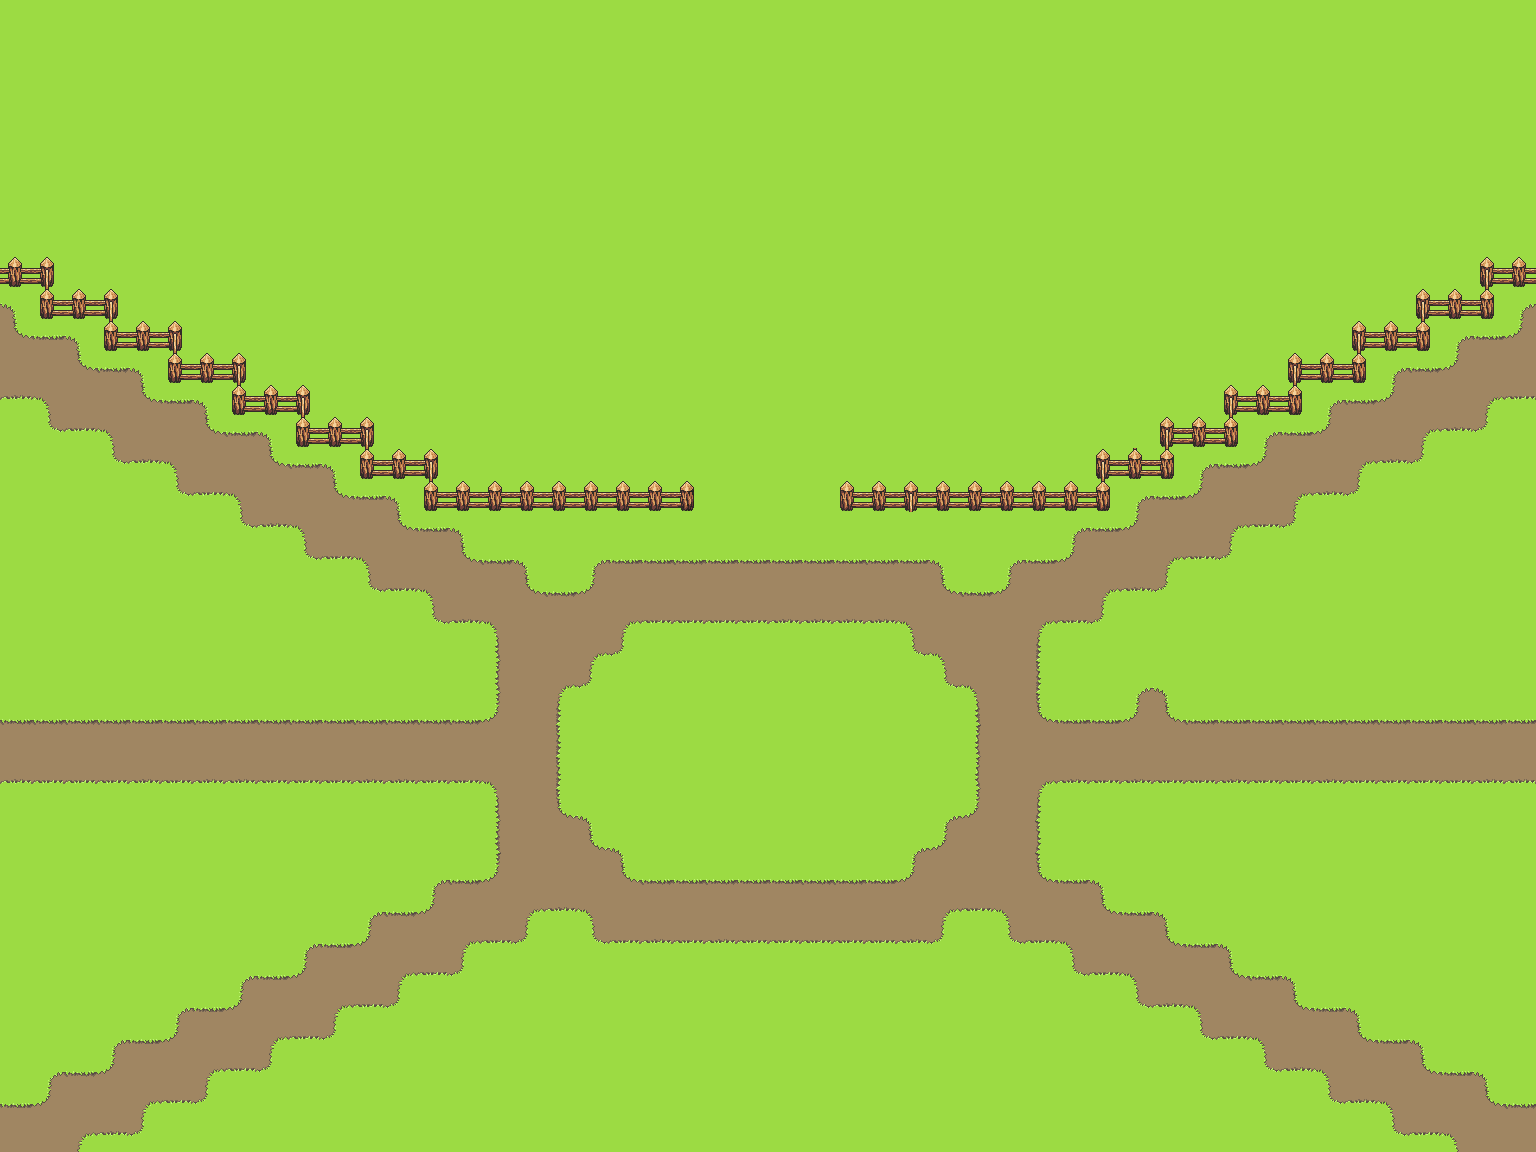

Tiled map render using the project's own tile images. Description and the map definition, with tile-layer contents summarised, below:
An orthogonal 48x36 tile map with 32x32 px tiles, 2 tile layers (terrain, tile_objects), 3 tilesets and 7 objects.

<map version="1.10" tiledversion="1.11.2" orientation="orthogonal" renderorder="right-down" width="48" height="36" tilewidth="32" tileheight="32" infinite="0" nextlayerid="13" nextobjectid="12">
 <tileset firstgid="1" name="Basic Terrain" tilewidth="32" tileheight="32" tilecount="160" columns="10">
  <image source="../tilesets/basic_terrain/terrain_tiles_v2.png" width="320" height="512" />
  <tile id="125">
   <objectgroup draworder="index" id="2">
    <object id="10" x="0" y="4" width="32" height="28" />
   </objectgroup>
  </tile>
  <wangsets>
   <wangset name="Basic" type="corner" tile="-1">
    <wangcolor name="Dirt" color="#ff0000" tile="-1" probability="1" />
    <wangcolor name="Grass" color="#00ff00" tile="-1" probability="1" />
    <wangtile tileid="0" wangid="0,0,0,1,0,0,0,0" />
    <wangtile tileid="1" wangid="0,2,0,1,0,1,0,2" />
    <wangtile tileid="2" wangid="0,0,0,0,0,1,0,0" />
    <wangtile tileid="10" wangid="0,1,0,1,0,2,0,2" />
    <wangtile tileid="11" wangid="0,1,0,1,0,1,0,1" />
    <wangtile tileid="12" wangid="0,2,0,2,0,1,0,1" />
    <wangtile tileid="20" wangid="0,1,0,0,0,0,0,0" />
    <wangtile tileid="21" wangid="0,1,0,2,0,2,0,1" />
    <wangtile tileid="22" wangid="0,0,0,0,0,0,0,1" />
    <wangtile tileid="40" wangid="0,0,0,2,0,0,0,0" />
    <wangtile tileid="41" wangid="0,1,0,2,0,2,0,1" />
    <wangtile tileid="42" wangid="0,0,0,0,0,2,0,0" />
    <wangtile tileid="50" wangid="0,2,0,2,0,1,0,1" />
    <wangtile tileid="51" wangid="0,2,0,2,0,2,0,2" />
    <wangtile tileid="52" wangid="0,1,0,1,0,2,0,2" />
    <wangtile tileid="60" wangid="0,2,0,0,0,0,0,0" />
    <wangtile tileid="61" wangid="0,2,0,1,0,1,0,2" />
    <wangtile tileid="62" wangid="0,0,0,0,0,0,0,2" />
    <wangtile tileid="84" wangid="0,1,0,2,0,1,0,1" />
    <wangtile tileid="85" wangid="0,1,0,1,0,2,0,1" />
    <wangtile tileid="86" wangid="0,2,0,1,0,2,0,2" />
    <wangtile tileid="87" wangid="0,2,0,2,0,1,0,2" />
    <wangtile tileid="94" wangid="0,2,0,1,0,1,0,1" />
    <wangtile tileid="95" wangid="0,1,0,1,0,1,0,2" />
    <wangtile tileid="96" wangid="0,1,0,2,0,2,0,2" />
    <wangtile tileid="97" wangid="0,2,0,2,0,2,0,1" />
    <wangtile tileid="100" wangid="0,0,0,1,0,0,0,1" />
    <wangtile tileid="101" wangid="0,1,0,0,0,1,0,0" />
    <wangtile tileid="102" wangid="0,0,0,2,0,0,0,2" />
    <wangtile tileid="103" wangid="0,2,0,0,0,2,0,0" />
   </wangset>
  </wangsets>
 </tileset>
 <tileset firstgid="161" name="Basic Assets" tilewidth="139" tileheight="193" tilecount="11" columns="0">
  <grid orientation="orthogonal" width="1" height="1" />
  <tile id="0">
   <image source="../tilesets/basic_assets/house.png" width="139" height="193" />
  </tile>
  <tile id="1">
   <image source="../tilesets/basic_assets/log_1.png" width="12" height="32" />
  </tile>
  <tile id="2">
   <image source="../tilesets/basic_assets/log_2.png" width="42" height="14" />
  </tile>
  <tile id="3">
   <image source="../tilesets/basic_assets/sign.png" width="26" height="32" />
  </tile>
  <tile id="4">
   <image source="../tilesets/basic_assets/sign_arrow.png" width="30" height="33" />
  </tile>
  <tile id="5">
   <image source="../tilesets/basic_assets/stump_1.png" width="22" height="15" />
  </tile>
  <tile id="6">
   <image source="../tilesets/basic_assets/stump_2.png" width="16" height="14" />
  </tile>
  <tile id="7">
   <image source="../tilesets/basic_assets/stump_3.png" width="40" height="28" />
  </tile>
  <tile id="8">
   <image source="../tilesets/basic_assets/tree_1.png" width="52" height="92" />
  </tile>
  <tile id="9">
   <image source="../tilesets/basic_assets/tree_2.png" width="61" height="95" />
  </tile>
  <tile id="10">
   <image source="../tilesets/basic_assets/tree_3.png" width="80" height="128" />
  </tile>
 </tileset>
 <tileset firstgid="172" name="Fence Tiles" tilewidth="32" tileheight="32" tilecount="16" columns="4">
  <image source="../tilesets/basic_terrain/fence_tiles.png" width="128" height="128" />
  <wangsets>
   <wangset name="Fence" type="edge" tile="-1">
    <wangcolor name="Fence" color="#ff0000" tile="-1" probability="1" />
    <wangtile tileid="0" wangid="0,0,1,0,1,0,0,0" />
    <wangtile tileid="1" wangid="0,0,1,0,1,0,1,0" />
    <wangtile tileid="2" wangid="0,0,0,0,1,0,1,0" />
    <wangtile tileid="3" wangid="0,0,0,0,1,0,0,0" />
    <wangtile tileid="4" wangid="1,0,1,0,1,0,0,0" />
    <wangtile tileid="5" wangid="1,0,1,0,1,0,1,0" />
    <wangtile tileid="6" wangid="1,0,0,0,1,0,1,0" />
    <wangtile tileid="7" wangid="1,0,0,0,1,0,0,0" />
    <wangtile tileid="8" wangid="1,0,1,0,0,0,0,0" />
    <wangtile tileid="9" wangid="1,0,1,0,0,0,1,0" />
    <wangtile tileid="10" wangid="1,0,0,0,0,0,1,0" />
    <wangtile tileid="11" wangid="1,0,0,0,0,0,0,0" />
    <wangtile tileid="12" wangid="0,0,1,0,0,0,0,0" />
    <wangtile tileid="13" wangid="0,0,1,0,0,0,1,0" />
    <wangtile tileid="14" wangid="0,0,0,0,0,0,1,0" />
   </wangset>
  </wangsets>
 </tileset>
 <layer id="1" name="terrain" width="48" height="36">
  <data>[1728 cells, 1728 non-empty, 18 distinct tile ids]</data>
 </layer>
 <layer id="12" name="tile_objects" width="48" height="36">
  <data>[1728 cells, 58 non-empty, 9 distinct tile ids]</data>
 </layer>
 <objectgroup id="7" name="objects">
  <object id="4" gid="161" x="1102" y="702" width="139" height="193" />
  <object id="5" gid="170" x="1038" y="660" width="61" height="95" />
  <object id="10" gid="170" x="1484" y="428" width="61" height="95" />
  <object id="11" x="1510" y="414.004" width="11" height="4" />
 </objectgroup>
 <objectgroup id="11" name="hitboxes">
  <object id="7" x="1064" y="646" width="11" height="4" />
  <object id="9" x="1108" y="602" width="127" height="96" />
 </objectgroup>
</map>
